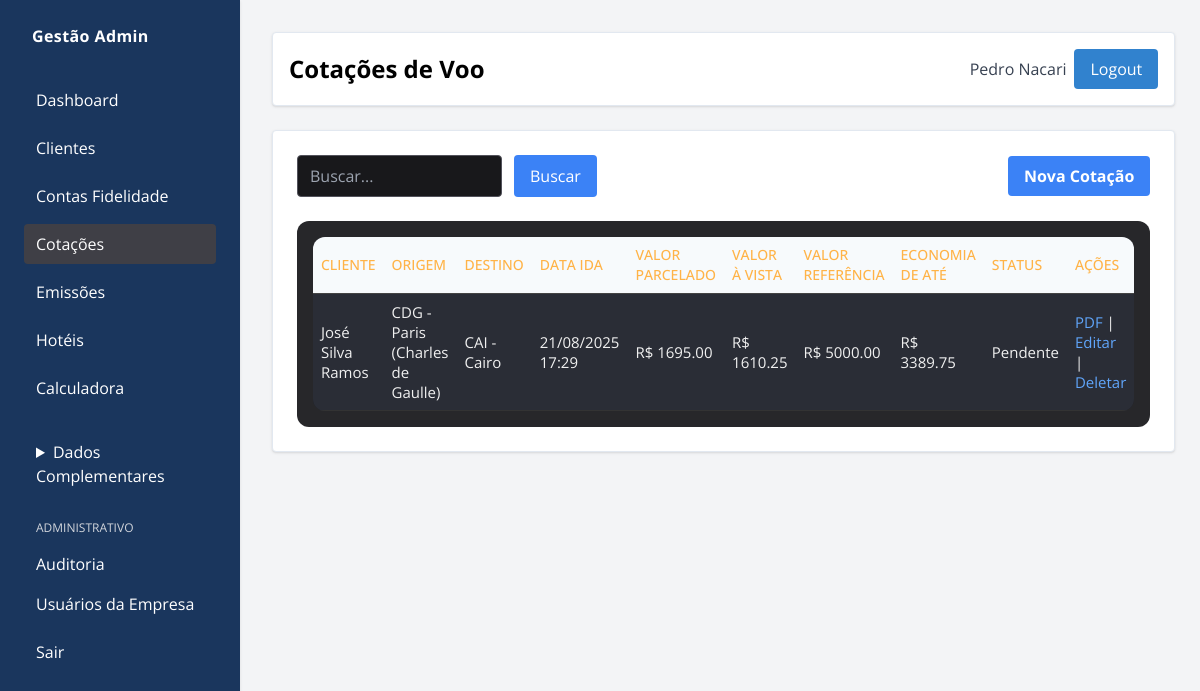
/adm/cotacoes-voo/ (signed in), run on an earlier commit of the app's database.
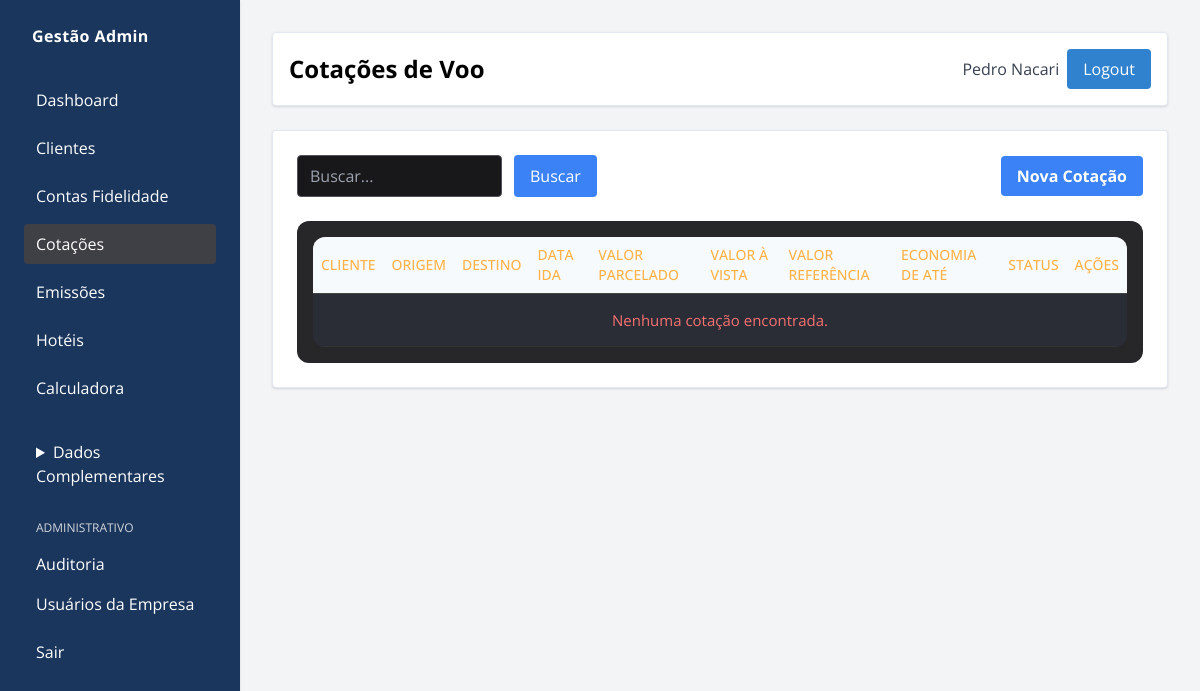
And on a later commit of the database.
### gestao/models/cotacao_voo.py (models this page shows, shortened)
class CotacaoVoo(models.Model):
    STATUS_CHOICES = (
        ("pendente", "Pendente"),
        ("aceita", "Aceita"),
        ("rejeitada", "Rejeitada"),
        ("emissao", "Emissão"),
    )
    cliente = models.ForeignKey(Cliente, on_delete=models.CASCADE)
    companhia_aerea = models.CharField(max_length=100, blank=True)
    origem = models.ForeignKey(
        Aeroporto,
        related_name="cotacoes_origem",
        on_delete=models.SET_NULL,
        null=True,
        blank=True,
    )
    destino = models.ForeignKey(
        Aeroporto,
        related_name="cotacoes_destino",
        on_delete=models.SET_NULL,
        null=True,
        blank=True,
    )
    data_ida = models.DateTimeField()
    data_volta = models.DateTimeField(null=True, blank=True)
    programa = models.ForeignKey(
        ProgramaFidelidade, on_delete=models.SET_NULL, null=True, blank=True
    )
    qtd_passageiros = models.PositiveIntegerField(default=1)
    classe = models.CharField(max_length=50, blank=True)
    observacoes = models.TextField(blank=True)
    valor_passagem = models.DecimalField(max_digits=10, decimal_places=2)
    taxas = models.DecimalField(max_digits=10, decimal_places=2, default=0)
    milhas = models.IntegerField(default=0)
    valor_milheiro = models.DecimalField(max_digits=10, decimal_places=2, default=0)
    parcelas = models.IntegerField(default=1)
    juros = models.DecimalField(max_digits=5, decimal_places=2, default=1.00)
    desconto = models.DecimalField(max_digits=5, decimal_places=2, default=1.00)
    valor_parcelado = models.DecimalField(max_digits=10, decimal_places=2, default=0)
    valor_vista = models.DecimalField(max_digits=10, decimal_places=2, default=0)
    validade = models.DateField(null=True, blank=True)
    status = models.CharField(max_length=20, choices=STATUS_CHOICES, default="pendente")
    economia = models.DecimalField(max_digits=10, decimal_places=2, default=0)
    emissao = models.OneToOneField(
        "EmissaoPassagem", on_delete=models.SET_NULL, null=True, blank=True
    )
    criado_em = models.DateTimeField(auto_now_add=True)

### gestao/models/cliente.py (models this page shows, shortened)
class Cliente(models.Model):
    usuario = models.OneToOneField(
        User, on_delete=models.CASCADE, related_name="cliente_gestao"
    )
    telefone = models.CharField(max_length=20, blank=True)
    data_nascimento = models.DateField(null=True, blank=True)
    cpf = models.CharField(max_length=14, default="000.000.000-00")
    PERFIS = (
        ("admin", "Administrador"),
        ("operador", "Operador"),
        ("cliente", "Cliente"),
    )
    perfil = models.CharField(max_length=10, choices=PERFIS, default="cliente")
    observacoes = models.TextField(blank=True)
    ativo = models.BooleanField(default=True)
    criado_por = models.ForeignKey(
        User, on_delete=models.CASCADE, related_name="usuarios_criados",
        null=True, blank=True
    )

### gestao/models/aeroporto.py (models this page shows)
class Aeroporto(models.Model):
    nome = models.CharField(max_length=200)
    sigla = models.CharField(max_length=10)
    cidade = models.CharField(max_length=200)
    estado = models.CharField(max_length=100)
    class Meta:
        ordering = ["sigla"]
    def __str__(self):
        return f"{self.sigla} - {self.nome}"

### gestao/views/cotacoes.py (the view, shortened to what this page needs)
@login_required
def admin_cotacoes_voo(request):
    if permission_denied := require_admin_or_operator(request):
        return permission_denied
    busca = request.GET.get("busca", "")
    cotacoes = CotacaoVoo.objects.all().select_related(
        "cliente__usuario", "origem", "destino"
    )
    return render(
        request,
        "admin_custom/cotacoes_voo.html",
        {"cotacoes": cotacoes, "busca": busca},
    )

### gestao/views/permissions.py (called while the page is built)
def require_admin_or_operator(request):
    if request.user.is_superuser:
        return None
    perfil = getattr(getattr(request.user, "cliente_gestao", None), "perfil", "")
    if perfil not in ["admin", "operador"]:
        return render(request, "sem_permissao.html")
    return None

### gestao/templates/admin_custom/cotacoes_voo.html (shortened to what this page needs)
{% extends "admin_custom/base_admin.html" %}
{% block header_title %}Cotações de Voo{% endblock %}
{% block menu_cotacoes_voo %}bg-zinc-700 text-white{% endblock %}
{% block content %}
<div class="flex justify-between items-center mb-6 flex-wrap gap-4">
    <form method="get" class="flex gap-3">
        <input type="text" name="busca" value="{{ busca }}" placeholder="Buscar..." class="bg-zinc-900 border border-zinc-600 rounded px-3 py-2" />
        <button type="submit" class="bg-blue-500 hover:bg-blue-600 text-white px-4 py-2 rounded">Buscar</button>
    </form>
    <a href="{% url 'admin_nova_cotacao_voo' %}" class="bg-blue-500 hover:bg-blue-600 text-white px-4 py-2 rounded font-bold">Nova Cotação</a>
</div>
<div class="bg-zinc-800 rounded-xl p-4 overflow-x-auto">
    <table class="min-w-full text-sm">
        <thead class="bg-zinc-700 text-zinc-200">
            <tr>
                <th class="p-2 text-left font-medium">Cliente</th>
                <th class="p-2 text-left font-medium">Origem</th>
                <th class="p-2 text-left font-medium">Destino</th>
                <th class="p-2 text-left font-medium">Data Ida</th>
                <th class="p-2 text-left font-medium">Valor Parcelado</th>
                <th class="p-2 text-left font-medium">Valor à Vista</th>
                <th class="p-2 text-left font-medium">Valor Referência</th>
                <th class="p-2 text-left font-medium">Economia de até</th>
                <th class="p-2 text-left font-medium">Status</th>
                <th class="p-2 text-left font-medium">Ações</th>
            </tr>
        </thead>
        <tbody>
            {% for c in cotacoes %}
            <tr class="border-b border-zinc-700">
                <td class="p-2">{{ c.cliente.usuario.get_full_name|default:c.cliente.usuario.username }}</td>
                <td class="p-2">{{ c.origem }}</td>
                <td class="p-2">{{ c.destino }}</td>
                <td class="p-2">{{ c.data_ida|date:"d/m/Y H:i" }}</td>
                <td class="p-2">R$ {{ c.valor_parcelado|floatformat:2 }}</td>
                <td class="p-2">R$ {{ c.valor_vista|floatformat:2 }}</td>
                <td class="p-2">R$ {{ c.valor_passagem|floatformat:2 }}</td>
                <td class="p-2">R$ {{ c.economia|floatformat:2 }}</td>
                <td class="p-2">{{ c.get_status_display }}</td>
                <td class="p-2">
                    <a href="{% url 'admin_cotacao_voo_pdf' c.id %}" class="text-blue-400">PDF</a> |
                    <a href="{% url 'admin_editar_cotacao_voo' c.id %}" class="text-blue-400">Editar</a> |
                    <a href="{% url 'admin_deletar_cotacao_voo' c.id %}" class="text-blue-400">Deletar</a>
                </td>
            </tr>
            {% empty %}
            <tr><td colspan="10" class="text-center text-red-400 py-4">Nenhuma cotação encontrada.</td></tr>
            {% endfor %}
        </tbody>
    </table>
</div>
{% endblock %}

### gestao/templates/admin_custom/base_admin.html (shortened to what this page needs)
{% load static %}
<!DOCTYPE html>
<html lang="pt-br">
<head>
    <script src="https://cdn.tailwindcss.com"></script>
    <link rel="stylesheet" href="{% static 'gestao/admin_custom.css' %}">
    <link rel="stylesheet" href="{% static 'gestao/css/tables.css' %}">
</head>
<body class="bg-gray-100 text-black flex" style="font-family: 'Open Sans', sans-serif;">
    <aside class="bg-[#1a365d] w-60 min-h-screen p-6 fixed shadow text-white">
        <div class="font-bold tracking-wide mb-8 pl-2">
            Gestão Admin
        </div>
        <nav class="flex flex-col space-y-2">
            {% if not request.user.is_superuser %}
                <a class="block px-3 py-2 rounded hover:bg-[#2c5282] {% block menu_dashboard %}{% endblock %}" href="{% url 'admin_dashboard' %}">Dashboard</a>
                <a class="block px-3 py-2 rounded hover:bg-[#2c5282] {% block menu_clientes %}{% endblock %}" href="{% url 'admin_clientes' %}">Clientes</a>
                <a class="block px-3 py-2 rounded hover:bg-[#2c5282] {% block menu_contas %}{% endblock %}" href="{% url 'admin_contas' %}">Contas Fidelidade</a>
                <a class="block px-3 py-2 rounded hover:bg-[#2c5282] {% block menu_cotacoes_voo %}{% endblock %}" href="{% url 'admin_cotacoes_voo' %}">Cotações</a>
                <a class="block px-3 py-2 rounded hover:bg-[#2c5282] {% block menu_emissoes %}{% endblock %}" href="{% url 'admin_emissoes' %}">Emissões</a>
                <a class="block px-3 py-2 rounded hover:bg-[#2c5282] {% block menu_hoteis %}{% endblock %}" href="{% url 'admin_hoteis' %}">Hotéis</a>
                <a class="block px-3 py-2 rounded hover:bg-[#2c5282] {% block menu_calculadora %}{% endblock %}" href="{% url 'admin_calculadora_cotacao' %}">Calculadora</a>
                <details class="pt-4 group" {% block dados_complementares_open %}{% endblock %}>
                    <summary class="px-3 py-2 rounded cursor-pointer hover:bg-[#2c5282] focus:outline-none">Dados Complementares</summary>
                </details>
            {% endif %}
            <div class="pt-4">
                <p class="px-3 text-gray-300 uppercase text-xs mb-2">Administrativo</p>
                <a class="block px-3 py-2 rounded hover:bg-[#2c5282] {% block menu_auditoria %}{% endblock %}" href="{% url 'admin_auditoria' %}">Auditoria</a>
                <a class="block px-3 py-2 rounded hover:bg-[#2c5282]" href="{% url 'user_list' %}">Usuários da Empresa</a>
            </div>
            <a class="block px-3 py-2 rounded hover:bg-[#2c5282]" href="{% url 'logout' %}">Sair</a>
        </nav>
    </aside>
    <main class="flex-1 ml-60 p-8">
        <header class="bg-white rounded p-4 mb-6 flex justify-between items-center shadow">
            <h1 class="text-2xl font-bold">{% block header_title %}Painel Administrativo{% endblock %}</h1>
            <div class="flex items-center space-x-2">
                <span class="text-gray-700">{{ request.user.get_full_name|default:request.user.username }}</span>
                <a href="{% url 'logout' %}" class="bg-[#3182ce] hover:bg-[#2c5282] text-white px-4 py-2 rounded">Logout</a>
            </div>
        </header>
        <section class="bg-white rounded shadow p-6">
            {% block content %}{% endblock %}
        </section>
    </main>
</body>
</html>

### gestao/static/admin_custom.css (style rules this page uses)
body { background-color: #f7fafc; color: #000000; font-family: 'Open Sans', sans-serif; }
main > header, main > section { background-color: #ffffff !important; border: 1px solid #e2e8f0 !important; }
table { width: 100%; border-collapse: collapse; background-color: #ffffff; }
th, td { padding: 10px; border-bottom: 1px solid #e2e8f0; }
th { background-color: #f7fafc; color: #000000; }
a { color: #3182ce; text-decoration: none; }
input, select, textarea { background-color: #ffffff; color: #000000; border: 1px solid #e2e8f0; border-radius: 0.375rem; padding: 0.5rem 0.75rem; }
button { background-color: #3182ce; color: #ffffff; border: none; padding: 0.5rem 1rem; border-radius: 0.375rem; font-weight: 500; cursor: pointer; }

### gestao/static/gestao/css/tables.css (style rules this page uses)
table { width: 100%; border-collapse: collapse; border-radius: 12px; overflow: hidden; background-color: #1f2128; color: #f0f0f0; }
table thead { background-color: #3a3e4c; }
table thead th { padding: 14px; text-align: left; font-size: 14px; text-transform: uppercase; color: #ffb347; border-bottom: 1px solid #444; }
table tbody tr { transition: background-color 0.2s ease; }
table tbody tr:nth-child(odd) { background-color: #2a2d36; }
table td { padding: 12px; border-bottom: 1px solid #333; font-size: 15px; }

What changed in the data, as far as the page shows it:
removed CotacaoVoo: cliente.usuario.get_full_name "José Silva Ramos", origem "CDG - Paris (Charles de Gaulle)", destino "CAI - Cairo", data_ida "21/08/2025 17:29", valor_parcelado "1695.00", valor_vista "1610.25", valor_passagem "5000.00", economia "3389.75", status "Pendente"
Also different on the page:
text now shown: "Nenhuma cotação encontrada."
